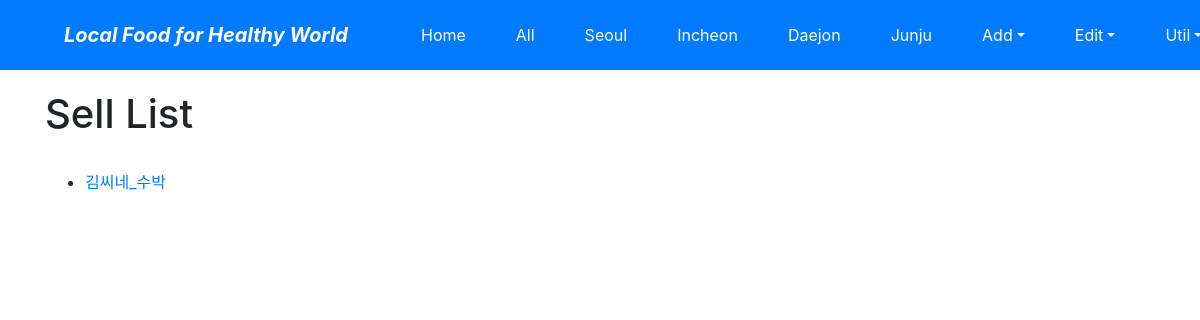
Page /sell/ on the earlier database version.
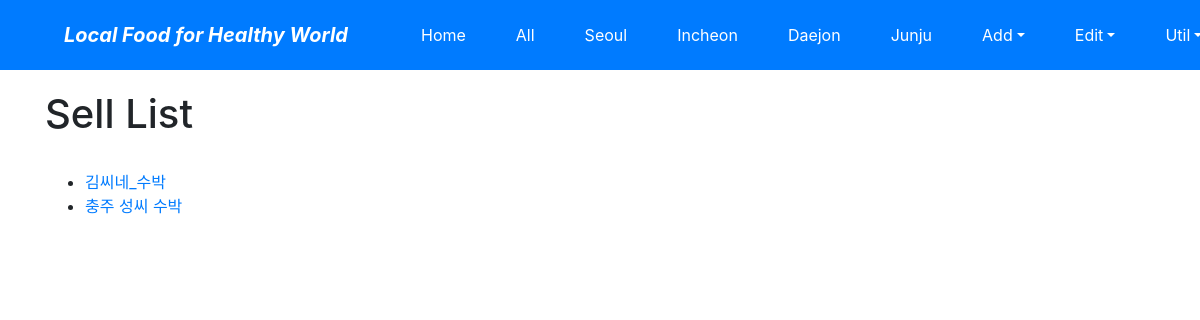
Same page on the later database version.
### sell/models.py (models this page shows, shortened)
class Merchandise(models.Model): # Define Merchandise table
    title=models.CharField('TITLE',max_length=30)
    brand=models.CharField('BRAND',max_length=30)
    slug = models.SlugField('SLUG',unique=True, allow_unicode=True, help_text='one word for title alias')
    price = models.FloatField('PRICE')
    image=ThumbnailImageField(upload_to='merchandise/%Y/%m')
    description = models.TextField('Merchandise Description',blank=True)
    rating = models.FloatField('RATING',blank=True,null=True)
    create_dt = models.DateTimeField('CREATE DATE',auto_now_add=True)
    modify_dt = models.DateTimeField('MODIFY DATE',auto_now=True)
    owner = models.ForeignKey('auth.User',on_delete=models.CASCADE,verbose_name='OWNER',blank =True,null=True) # Add for add, editing function
    class Meta:
        ordering=('id',)
    def __str__(self):
        return self.title

### sell/views.py (the view)
# urls.py: path('',views.SellLV.as_view(),name='index'),
class SellLV(ListView):
    model=Merchandise

### sell/templates/sell/merchandise_list.html (shortened to what this page needs)
{% extends "base.html" %}
{% block content %}
    <h1>Sell List</h1>
    <br>
    <ul>
        {% for sell in object_list %}
        <li><a href="{% url 'sell:sell_detail' sell.id %}">{{ sell }}</a></li>
        {% endfor %}
    </ul>
{% endblock %}

### templates/base.html (shortened to what this page needs)
<!DOCTYPE html>
<html lang="ko">
<head>
    <link rel="stylesheet" href="https://stackpath.bootstrapcdn.com/bootstrap/4.3.1/css/bootstrap.min.css">
</head>
<body style="padding-top:90px;">
<nav class="navbar navbar-expand-lg navbar-dark bg-primary fixed-top">
    <span class="navbar-brand mx-5 mb-0 font-weight-bold font-italic">Local Food for Healthy World</span>
    <div class="collapse navbar-collapse" id="navbarSupportedContent">
        <ul class="navbar-nav mr-auto">
            <li class="nav-item mx-1 btn btn-primary">
                <a class="nav-link text-white" href="{% url 'home' %}">Home</a></li>
            <li class="nav-item mx-1 btn btn-primary">
                <a class="nav-link text-white" href="{% url 'sell:index' %}">All</a></li>
            <li class="nav-item mx-1 btn btn-primary">
                <a class="nav-link text-white" href="">Seoul</a></li>
            <li class="nav-item mx-1 btn btn-primary">
                <a class="nav-link text-white" href="">Incheon</a></li>
            <li class="nav-item mx-1 btn btn-primary">
                <a class="nav-link text-white" href="">Daejon</a></li>
            <li class="nav-item mx-1 btn btn-primary">
                <a class="nav-link text-white" href="">Junju</a></li>
             <li class="nav-item dropdown mx-1 btn btn-primary">
                <a class="nav-link dropdown-toggle text-white" href="#" data-toggle="dropdown">Add</a>
            </li>
            <li class="nav-item dropdown mx-1 btn btn-primary">
                <a class="nav-link dropdown-toggle text-white" href="#" data-toggle="dropdown">Edit</a>
            </li>
            <li class="nav-item dropdown mx-1 btn btn-primary">
                <a class="nav-link dropdown-toggle text-white" href="#" data-toggle="dropdown">Util</a>
            </li>
        </ul>
    </div>
</nav>
<div class="container">
    {% block content %}{% endblock %}
</div>
</body>
</html>

Differences in the rows shown:
added Merchandise: title "충주 성씨 수박"
